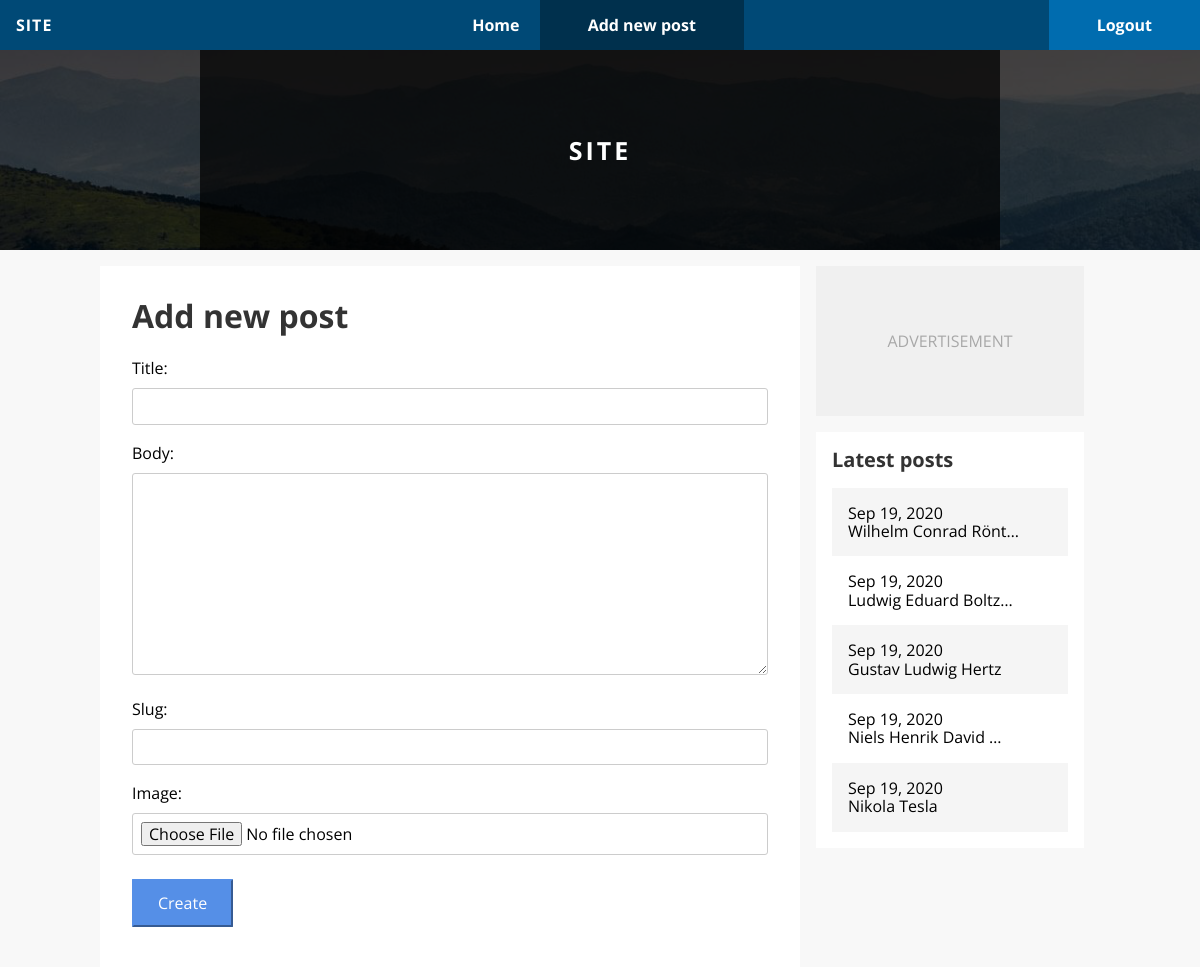
Screenshot of /blog/create/ (signed in) with the database file from the repository.
### blog/models.py (models this page shows, shortened)
class Post(models.Model):
    title = models.CharField(default='', max_length=255)
    body = models.TextField(default='', blank=True)
    slug = models.SlugField(default='', blank=True, max_length=255)
    date = models.DateTimeField(auto_now_add=True, null=True)
    update = models.DateTimeField(auto_now=True, null=True)
    author = models.ForeignKey(User, null=True, blank=True, on_delete=models.CASCADE)
    tags = TaggableManager()
    image = models.ImageField(default='', blank=True, upload_to='images')
    image_thumbnail = ImageSpecField(source='image', processors=[ResizeToFill(700, 150)],
                                     format='JPEG', options={'quality': 60})
    def get_absolute_url(self):
        return reverse('blog:detail', kwargs={'slug': self.slug})

### blog/views.py (the view)
# urls.py: path('create/', views.create, name='create'),
@permission_required('blog.add_post', raise_exception=True)
def create(request):
    if request.method == 'POST':
        form = PostForm(request.POST, request.FILES)
        if form.is_valid():
            post = form.save(commit=False)
            post.author = request.user
            post.save()
            return redirect('home')
    else:
        form = PostForm()
    return render(request, 'blog/create.html',
                  {'section': 'blog_create',
                   'form': form,
                   })

### blog/forms.py
class PostForm(ModelForm):
    class Meta:
        model = Post
        fields = ['title',
                  'body',
                  'slug',
                  'tags',
                  'image']

### blog/context_processors.py (called while the page is built)
def latest_posts(request):
    posts = Post.objects.filter().order_by('-date')[:5]
    return {'latest_posts': posts}

### templates/blog/create.html (shortened to what this page needs)
{% extends 'base.html' %}
{% block title %}<h1>Add new post</h1>{% endblock %}
{% block content %}
    <form action="{% url 'blog:create' %}" method="post" enctype="multipart/form-data">
        {{ form.as_p }}
        <button class="button" type="submit">Create</button>
    </form>
{% endblock %}

### templates/blog/_post_list.html
<div class="post-list">
    <h2 class="post-list-heading">{{ heading }}</h2>
    {% for post in latest_posts %}
    <a href="{{ post.get_absolute_url }}"
       class="post-list-link {% cycle 'odd' 'even' %}">
        <div class="post-listl-data">{{ post.date|date:"M j, Y" }}</div>
        <div class="post-list-title">{{ post.title|truncatechars:20 }}</div>
    </a>
    {% endfor %}
</div>

### static/css/base.css (style rules this page uses)
html { line-height:1.15;-webkit-text-size-adjust:100% }
body { margin:0 }
h1 { font-size:2em;margin:0.67em 0 }
a { background-color:transparent }
button,input,optgroup,select,textarea { font-family:inherit;font-size:100%;line-height:1.15;margin:0 }
button,input { overflow:visible }
button,select { text-transform:none }
button,[type="button"],[type="reset"],[type="submit"] { -webkit-appearance:button }
textarea { overflow:auto }
* { box-sizing:border-box }
body { font-family:'Open Sans', sans-serif;padding-top:50px;background-color:#f8f8f8 }
html { overflow-y:scroll }
a { color:#000 }
p { line-height:1.5em }
h1,h2 { color:#333;margin-top:0 }
.button,button[type="submit"],input[type="submit"] { background-color:#558FE7;border-color:#558FE7;border-radius:1px;padding:0.8em 1.5em;color:#fff;display:inline-block;margin:0.5em 0.5em 0.5em 0;text-decoration:none;width:auto }
.post-list { background-color:#fff;padding:1em }
.post-list-heading { font-size:20px;margin-top:0 }
.post-list-link { padding:1em;display:block;text-decoration:none }
.post-list .odd { background-color:#F5F5F5 }
form label { display:block;margin-bottom:0.5em }
form input,form textarea { width:100%;padding:0.5em;border-radius:3px;border:1px solid #ccc }

### rows the page displays
Post: date "Sep 19, 2020", title "Wilhelm Conrad Rönt…"
Post: date "Sep 19, 2020", title "Ludwig Eduard Boltz…"
Post: date "Sep 19, 2020", title "Gustav Ludwig Hertz"
Post: date "Sep 19, 2020", title "Niels Henrik David …"
Post: date "Sep 19, 2020", title "Nikola Tesla"

### other values shown
{{ heading }} "Latest posts"
